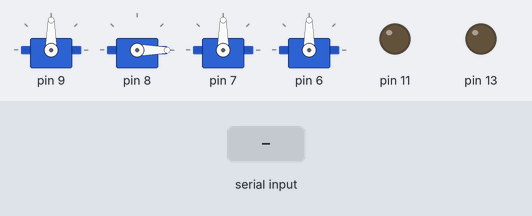
Bench run of a sketch on a simulated Arduino Uno, built with avr-gcc and run on an emulated ATmega328P. Parts: 4 × servo, output pins drawn as LEDs (lit = HIGH). The inputs (shaded band) are chosen by the test bench. Random numbers use the default seed unless the sketch sets one; what the sketch prints to the serial monitor is not drawn.

Above: at 1.2 s.
1.3 s: "1" received over Serial
At 1.45 s:
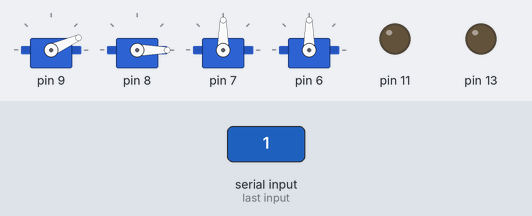
At 5.1 s:
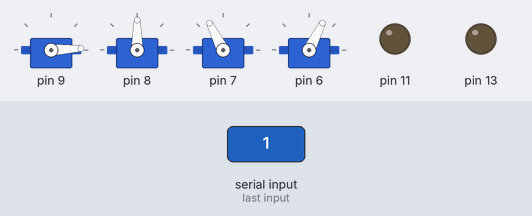
Timing chart, 0 to 6.6 s (numbered marks = the images above; inputs shaded):
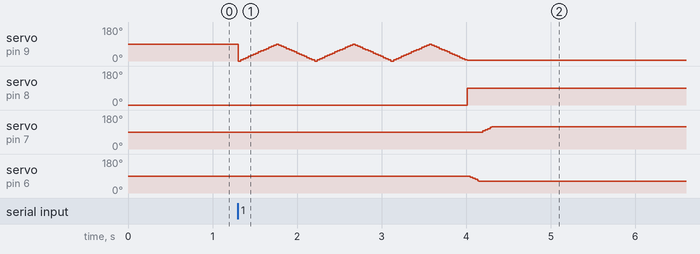

The sketch:

rps.ino
```cpp
//Roger Milton


#include <Servo.h>

Servo serv[4];
int user_present = 0;
int pos[4];
int counter = 0;
int makeMove = 0;
int cereal = 8;
int reset_pin = 12;
/*
0 = rock
1 = paper
2 = scissors
*/
void setup()
{
    Serial.begin(9600);
     for(int i=0; i<4; ++i)
     {
          serv[i].attach(9-i);
          pos[i] = 0;
     }
     pinMode(13,OUTPUT);
     pinMode(12,OUTPUT);
     pinMode(11,OUTPUT);

      user_present = 1;
      serv[1].write(0);
      serv[2].write(90);
      serv[3].write(90);
}

void loop()
{


     if(Serial.available() > 0)
     {
                     cereal = Serial.read();
                     Serial.print("...-");

          cereal -= 48;
           Serial.print(cereal);
          if(cereal == 9)
          {
           digitalWrite(13, HIGH);
           digitalWrite(12,LOW);
           digitalWrite(11,LOW);
           Scissors();
          }
          if(cereal ==8)
          {
           digitalWrite(12,HIGH);
           digitalWrite(13,LOW);
           digitalWrite(11,LOW);
           Scissors();
          }
          if(cereal == 7)
          {
           digitalWrite(11,HIGH);
           digitalWrite(12,LOW);
           digitalWrite(13,LOW);
          }
        if(user_present == 1)
        {
           int a = random(0,2);
           Serial.write(a);
              if(makeMove == 0)
              {
                //paper = -40 for now
                if(Shake() == 1)
               {
                 if(cereal == -40)
                 {
                    Paper();
                 }
                 else if(cereal == -41)
                 {
                  Rock();
                 }
                 else
                 {
                  Scissors();
                 }
               }
              }
        }
     }
}

void Rock()
{
     //do nothing 'cause it's rock!
      serv[2].write(90);
     serv[3].write(90);
     //serv[1].write(0);

     makeMove = 1;
}

void Paper()
{
     /*
     1 = 0
     2 = 0
     3 = 90
     4 = 90
     */
      for(pos[1] = 0; pos[1] > 90; pos[1] += 3)
     {
         serv[1].write(pos[1]);
         delay(15);
      }
      serv[1].write(90);
      serv[2].write(90);
      serv[3].write(90);

     for(pos[3] = 0; pos[3] < 90; pos[3] += 3)
      {
             serv[3].write(pos[3]);
             delay(15);
       }

      makeMove = 1;
}

void Scissors()
{
     /*
     1 = 0
     2 = 90
     3 = 180
     4 = 0
     */

      for(pos[1] = 0; pos[1] > 90; pos[1] += 3)
     {
             serv[1].write(pos[1]);
             delay(15);
      }
      serv[1].write(90);
     //serv[2].write(90);
     //serv[3].write(90);
      for(pos[3] = 90; pos[3] > 60; pos[3] -= 3)
     {
             serv[3].write(pos[3]);
             delay(15);
      }
       for(pos[2] = 90; pos[2] < 120; pos[2] += 3)
     {
             serv[2].write(pos[2]);
             delay(15);
      }
      makeMove = 1;
}

int Shake()
{
            while(counter < 3)
            {
                   for(pos[0] = 0; pos[0] < 90; pos[0] += 3)
                   {
                         serv[0].write(pos[0]);
                         delay(15);
                    }
                    for(pos[0] = 90; pos[0]>=1; pos[0] -= 3)
                    {
                         serv[0].write(pos[0]);
                         delay(15);
                    }
                    counter ++;
            }


             return 1;

}
```
